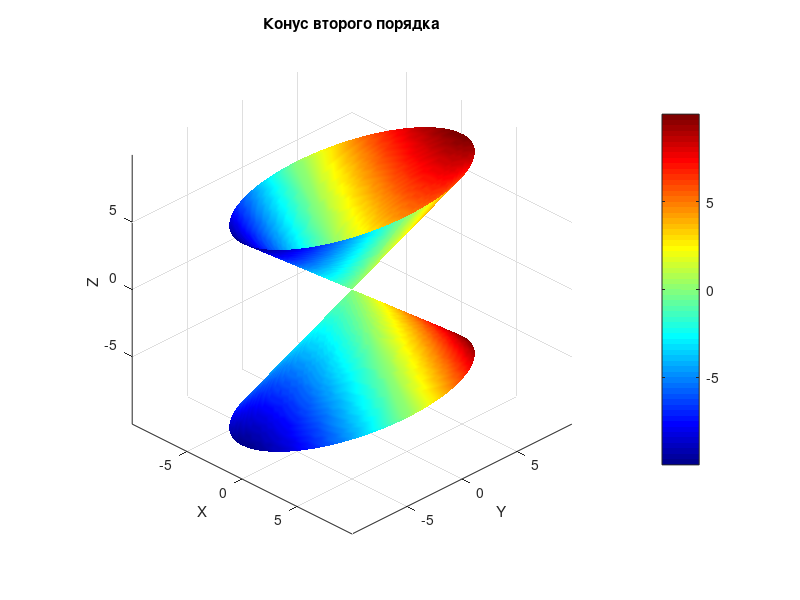

Write the MATLAB code that produced this figure.
% Параметры
a = 1; 
b = 2; 
c = 1.5;
h = 5;

% Сетка координат
t = linspace(0, 2*pi, 100); % Угловые значения
z = linspace(-h, h, 100);   % Высота по оси z
[T, Z] = meshgrid(t, z);

% Уравнение конуса
X = a * Z .* cos(T); % x = a*z*cos(t)
Y = b * Z .* sin(T); % y = b*z*sin(t)
Z = c * Z;           % Масштабирование по оси z

% Построение поверхности
figure;
surf(X, Y, Z, Y); % Ориентация цветов по оси y
colormap(jet);    % Цветовая палитра
shading interp;   % Интерполяция цвета
colorbar;         % Панель цветов

% Настройки отображения
axis equal;       % Одинаковые масштабы
xlabel('X');
ylabel('Y');
zlabel('Z');
title('Конус второго порядка');
grid on;
% Настройка положения камеры
view(45, 30); % Азимут 45°, высота 30°
